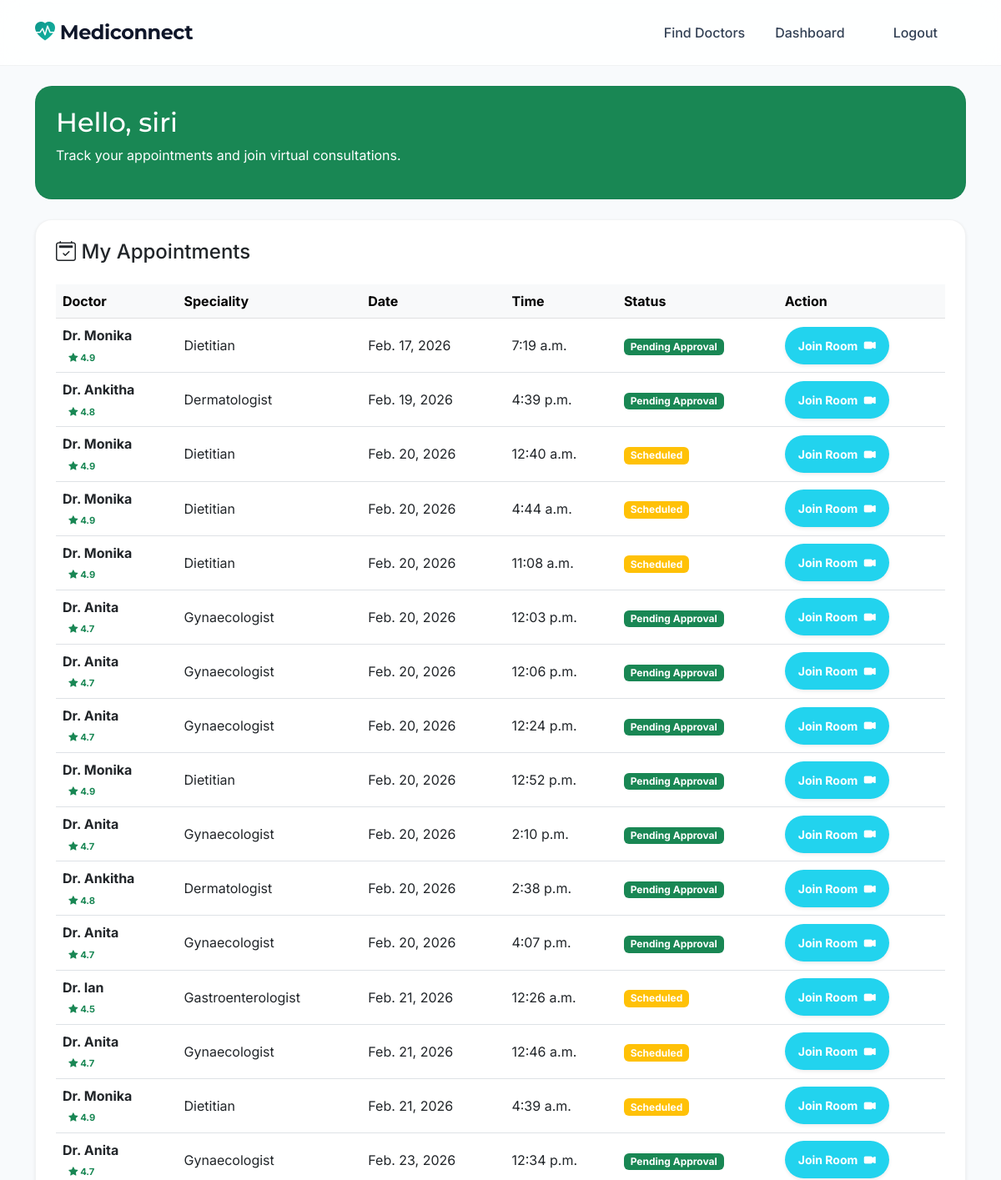
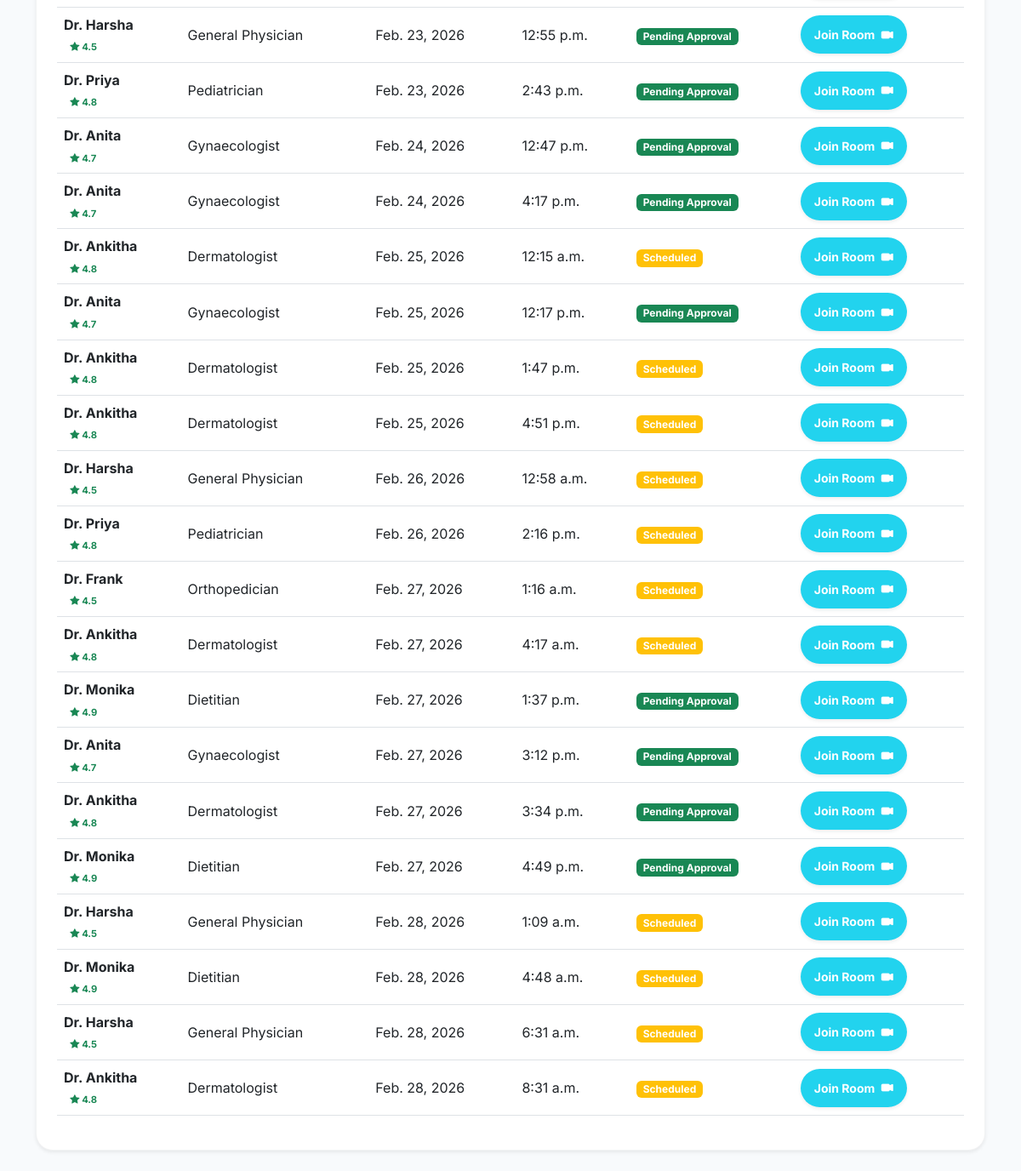
/patient/dashboard/ (signed in), run on the app's committed database (2 pictures, top to bottom).
### accounts/models.py (models this page shows, shortened)
class CustomUser(AbstractUser):
    is_doctor = models.BooleanField(default=False)
    is_patient = models.BooleanField(default=False)

### appointments/models.py (models this page shows, shortened)
class Appointment(models.Model):
    STATUS_CHOICES = [
        ('pending', 'Pending Approval'),
        ('scheduled', 'Scheduled'),
        ('in_progress', 'In Progress'),
        ('completed', 'Completed'),
        ('cancelled', 'Cancelled'),
    ]
    patient = models.ForeignKey(settings.AUTH_USER_MODEL, on_delete=models.CASCADE, related_name='patient_appointments')
    doctor = models.ForeignKey(DoctorProfile, on_delete=models.CASCADE, related_name='doctor_appointments')
    speciality = models.ForeignKey(Speciality, on_delete=models.CASCADE)
    patient_name = models.CharField(max_length=200, blank=True, null=True)
    patient_age = models.PositiveIntegerField(blank=True, null=True)
    patient_gender = models.CharField(max_length=10, choices=[('Male', 'Male'), ('Female', 'Female'), ('Other', 'Other')], blank=True, null=True)
    patient_phone = models.CharField(max_length=20, blank=True, null=True)
    symptoms = models.TextField(blank=True, null=True)
    date = models.DateField()
    time_slot = models.TimeField()
    status = models.CharField(max_length=20, choices=STATUS_CHOICES, default='pending')
    google_meet_link = models.URLField(blank=True, null=True)
    created_at = models.DateTimeField(auto_now_add=True)
    class Meta:
        unique_together = ('doctor', 'date', 'time_slot')

class DoctorProfile(models.Model):
    user = models.OneToOneField(settings.AUTH_USER_MODEL, on_delete=models.CASCADE, related_name='doctor_profile')
    speciality = models.ForeignKey(Speciality, on_delete=models.SET_NULL, null=True)
    bio = models.TextField()
    experience = models.PositiveIntegerField(default=0)
    consultation_fee = models.DecimalField(max_digits=10, decimal_places=2, default=499.00)
    hospital_name = models.CharField(max_length=200, blank=True, null=True)
    rating = models.DecimalField(max_digits=3, decimal_places=1, default=4.5)
    patient_stories_count = models.PositiveIntegerField(default=0)
    image_url = models.URLField(blank=True, null=True)
    profile_picture = models.ImageField(upload_to='doctors/', default='default_doctor.png')

class Speciality(models.Model):
    name = models.CharField(max_length=100)
    icon = models.CharField(max_length=50, default='bi-heart-pulse') # Bootstrap icon class
    image_url = models.URLField(blank=True, null=True)

### appointments/views.py (the view)
# urls.py: path('patient/dashboard/', views.patient_dashboard, name='patient_dashboard'),
@login_required
def patient_dashboard(request):
    if not request.user.is_patient:
        return redirect('home')
    appointments = Appointment.objects.filter(patient=request.user).order_by('date', 'time_slot')
    return render(request, 'appointments/patient_dashboard.html', {'appointments': appointments})

### templates/appointments/patient_dashboard.html (shortened to what this page needs)
{% extends 'base.html' %}
{% block content %}
<div class="container">
    <div class="row">
        <div class="col-md-12">
            <div class="card p-4 mb-4 bg-success text-white">
                <h2>Hello, {{ user.first_name }}</h2>
                <p>Track your appointments and join virtual consultations.</p>
            </div>
        </div>
    </div>
    <div class="row">
        <div class="col-md-12">
            <div class="card p-4 shadow-sm">
                <h4 class="mb-4"><i class="bi bi-calendar2-check"></i> My Appointments</h4>
                <div class="table-responsive">
                    <table class="table table-hover align-middle">
                        <thead class="table-light">
                            <tr>
                                <th>Doctor</th>
                                <th>Speciality</th>
                                <th>Date</th>
                                <th>Time</th>
                                <th>Status</th>
                                <th>Action</th>
                            </tr>
                        </thead>
                        <tbody>
                            {% for appt in appointments %}
                            <tr>
                                <td>
                                    <div class="d-flex align-items-center">
                                        <div>
                                            <span class="fw-bold d-block">Dr. {{ appt.doctor.user.first_name }}</span>
                                            <span class="badge bg-success-soft text-success small"
                                                style="font-size: 0.7rem;">
                                                <i class="bi bi-star-fill"></i> {{ appt.doctor.rating }}
                                            </span>
                                        </div>
                                    </div>
                                </td>
                                <td>{{ appt.doctor.speciality.name }}</td>
                                <td>{{ appt.date }}</td>
                                <td>{{ appt.time_slot }}</td>
                                <td>
                                    <span
                                        class="badge {% if appt.status == 'scheduled' %}bg-warning{% elif appt.status == 'in_progress' %}bg-info{% else %}bg-success{% endif %}">
                                        {{ appt.get_status_display }}
                                    </span>
                                </td>
                                <td>
                                    <a href="{% url 'consultation_room' appt.id %}"
                                        class="btn btn-sm btn-primary rounded-pill px-3 fw-bold shadow-sm"
                                        style="background: #22d3ee; border: none;">
                                        Join Room <i class="bi bi-camera-video-fill ms-1"></i>
                                    </a>
                                </td>
                            </tr>
                            {% empty %}
                            <tr>
                                <td colspan="6" class="text-center py-4">You have no appointments. <a
                                        href="{% url 'home' %}">Book one now!</a></td>
                            </tr>
                            {% endfor %}
                        </tbody>
                    </table>
                </div>
            </div>
        </div>
    </div>
</div>
{% endblock %}

### templates/base.html (shortened to what this page needs)
<!DOCTYPE html>
<html lang="en">
<head>
    <link href="https://cdn.jsdelivr.net/npm/bootstrap@5.3.0/dist/css/bootstrap.min.css" rel="stylesheet">
    <link rel="stylesheet" href="https://cdn.jsdelivr.net/npm/bootstrap-icons@1.11.1/font/bootstrap-icons.css">
</head>
<body>
    <nav class="navbar navbar-expand-lg sticky-top">
        <div class="container">
            <a class="navbar-brand fw-bold text-primary" href="{% url 'home' %}">
                <i class="bi bi-heart-pulse-fill"></i> Mediconnect
            </a>
            <div class="collapse navbar-collapse" id="navbarNav">
                <ul class="navbar-nav ms-auto">
                    <li class="nav-item"><a class="nav-link" href="{% url 'home' %}">Find Doctors</a></li>
                    {% if user.is_authenticated %}
                    <li class="nav-item"><a class="nav-link" href="{% url 'dashboard' %}">Dashboard</a></li>
                    <li class="nav-item"><a class="nav-link btn btn-outline-primary ms-lg-3 px-4 rounded-pill py-2"
                            href="{% url 'logout' %}">Logout</a></li>
                    {% endif %}
                </ul>
            </div>
        </div>
    </nav>
    <main class="py-4">
        {% block content %}{% endblock %}
    </main>
</body>
</html>

### templates/base.html (style rules this page uses)
:root { --navy-deep: #0f172a; --navy-light: #1e293b; --slate-gray: #334155; --teal-accent: #0d9488; --teal-soft: #f0fdfa; --primary-gradient: linear-gradient(135deg, #0f172a 0%, #1e293b 100%); --accent-gradient: linear-gradient(135deg, #0d9488 0%, #14b8a6 100%); --soft-bg: #f8fafc; }
body { font-family: 'Inter', sans-serif; background-color: var(--soft-bg); color: var(--navy-deep); overflow-x: hidden; }
h1, h2, h3, .navbar-brand { font-family: 'Montserrat', sans-serif; }
.navbar { backdrop-filter: blur(15px); background: rgba(255, 255, 255, 0.85); border-bottom: 1px solid rgba(15, 23, 42, 0.05); padding: 1rem 0; transition: all 0.3s ease; }
.navbar-brand { font-weight: 700; font-size: 1.5rem; letter-spacing: -0.5px; color: var(--navy-deep) !important; }
.navbar-brand i { background: var(--accent-gradient); -webkit-background-clip: text; background-clip: text; -webkit-text-fill-color: transparent; }
.nav-link { font-weight: 500; color: var(--slate-gray); margin: 0 10px; transition: color 0.2s ease; }
.btn-primary { background: var(--accent-gradient); border: none; border-radius: 12px; padding: 12px 28px; font-weight: 600; box-shadow: 0 4px 12px rgba(13, 148, 136, 0.2); transition: all 0.3s cubic-bezier(0.4, 0, 0.2, 1); }
.card { background: white; border: 1px solid rgba(15, 23, 42, 0.05); border-radius: 20px; transition: all 0.4s cubic-bezier(0.4, 0, 0.2, 1); }

### data on the page
CustomUser: first_name "siri"
Appointment: doctor.user.first_name "Monika", doctor.rating "4.9", doctor.speciality.name "Dietitian", date "Feb. 17, 2026", time_slot "7:19 a.m.", status "Pending Approval"
Appointment: doctor.user.first_name "Ankitha", doctor.rating "4.8", doctor.speciality.name "Dermatologist", date "Feb. 19, 2026", time_slot "4:39 p.m.", status "Pending Approval"
Appointment: doctor.user.first_name "Monika", doctor.rating "4.9", doctor.speciality.name "Dietitian", date "Feb. 20, 2026", time_slot "12:40 a.m.", status "Scheduled"
Appointment: doctor.user.first_name "Monika", doctor.rating "4.9", doctor.speciality.name "Dietitian", date "Feb. 20, 2026", time_slot "4:44 a.m.", status "Scheduled"
Appointment: doctor.user.first_name "Monika", doctor.rating "4.9", doctor.speciality.name "Dietitian", date "Feb. 20, 2026", time_slot "11:08 a.m.", status "Scheduled"
Appointment: doctor.user.first_name "Anita", doctor.rating "4.7", doctor.speciality.name "Gynaecologist", date "Feb. 20, 2026", time_slot "12:03 p.m.", status "Pending Approval"
Appointment: doctor.user.first_name "Anita", doctor.rating "4.7", doctor.speciality.name "Gynaecologist", date "Feb. 20, 2026", time_slot "12:06 p.m.", status "Pending Approval"
Appointment: doctor.user.first_name "Anita", doctor.rating "4.7", doctor.speciality.name "Gynaecologist", date "Feb. 20, 2026", time_slot "12:24 p.m.", status "Pending Approval"
Appointment: doctor.user.first_name "Monika", doctor.rating "4.9", doctor.speciality.name "Dietitian", date "Feb. 20, 2026", time_slot "12:52 p.m.", status "Pending Approval"
Appointment: doctor.user.first_name "Anita", doctor.rating "4.7", doctor.speciality.name "Gynaecologist", date "Feb. 20, 2026", time_slot "2:10 p.m.", status "Pending Approval"
Appointment: doctor.user.first_name "Ankitha", doctor.rating "4.8", doctor.speciality.name "Dermatologist", date "Feb. 20, 2026", time_slot "2:38 p.m.", status "Pending Approval"
Appointment: doctor.user.first_name "Anita", doctor.rating "4.7", doctor.speciality.name "Gynaecologist", date "Feb. 20, 2026", time_slot "4:07 p.m.", status "Pending Approval"
Appointment: doctor.user.first_name "Ian", doctor.rating "4.5", doctor.speciality.name "Gastroenterologist", date "Feb. 21, 2026", time_slot "12:26 a.m.", status "Scheduled"
Appointment: doctor.user.first_name "Anita", doctor.rating "4.7", doctor.speciality.name "Gynaecologist", date "Feb. 21, 2026", time_slot "12:46 a.m.", status "Scheduled"
Appointment: doctor.user.first_name "Monika", doctor.rating "4.9", doctor.speciality.name "Dietitian", date "Feb. 21, 2026", time_slot "4:39 a.m.", status "Scheduled"
Appointment: doctor.user.first_name "Anita", doctor.rating "4.7", doctor.speciality.name "Gynaecologist", date "Feb. 23, 2026", time_slot "12:34 p.m.", status "Pending Approval"
Appointment: doctor.user.first_name "Harsha", doctor.rating "4.5", doctor.speciality.name "General Physician", date "Feb. 23, 2026", time_slot "12:55 p.m.", status "Pending Approval"
Appointment: doctor.user.first_name "Priya", doctor.rating "4.8", doctor.speciality.name "Pediatrician", date "Feb. 23, 2026", time_slot "2:43 p.m.", status "Pending Approval"
Appointment: doctor.user.first_name "Anita", doctor.rating "4.7", doctor.speciality.name "Gynaecologist", date "Feb. 24, 2026", time_slot "12:47 p.m.", status "Pending Approval"
Appointment: doctor.user.first_name "Anita", doctor.rating "4.7", doctor.speciality.name "Gynaecologist", date "Feb. 24, 2026", time_slot "4:17 p.m.", status "Pending Approval"
Appointment: doctor.user.first_name "Ankitha", doctor.rating "4.8", doctor.speciality.name "Dermatologist", date "Feb. 25, 2026", time_slot "12:15 a.m.", status "Scheduled"
Appointment: doctor.user.first_name "Anita", doctor.rating "4.7", doctor.speciality.name "Gynaecologist", date "Feb. 25, 2026", time_slot "12:17 p.m.", status "Pending Approval"
Appointment: doctor.user.first_name "Ankitha", doctor.rating "4.8", doctor.speciality.name "Dermatologist", date "Feb. 25, 2026", time_slot "1:47 p.m.", status "Scheduled"
Appointment: doctor.user.first_name "Ankitha", doctor.rating "4.8", doctor.speciality.name "Dermatologist", date "Feb. 25, 2026", time_slot "4:51 p.m.", status "Scheduled"
Appointment: doctor.user.first_name "Harsha", doctor.rating "4.5", doctor.speciality.name "General Physician", date "Feb. 26, 2026", time_slot "12:58 a.m.", status "Scheduled"
Appointment: doctor.user.first_name "Priya", doctor.rating "4.8", doctor.speciality.name "Pediatrician", date "Feb. 26, 2026", time_slot "2:16 p.m.", status "Scheduled"
Appointment: doctor.user.first_name "Frank", doctor.rating "4.5", doctor.speciality.name "Orthopedician", date "Feb. 27, 2026", time_slot "1:16 a.m.", status "Scheduled"
Appointment: doctor.user.first_name "Ankitha", doctor.rating "4.8", doctor.speciality.name "Dermatologist", date "Feb. 27, 2026", time_slot "4:17 a.m.", status "Scheduled"
Appointment: doctor.user.first_name "Monika", doctor.rating "4.9", doctor.speciality.name "Dietitian", date "Feb. 27, 2026", time_slot "1:37 p.m.", status "Pending Approval"
Appointment: doctor.user.first_name "Anita", doctor.rating "4.7", doctor.speciality.name "Gynaecologist", date "Feb. 27, 2026", time_slot "3:12 p.m.", status "Pending Approval"
Appointment: doctor.user.first_name "Ankitha", doctor.rating "4.8", doctor.speciality.name "Dermatologist", date "Feb. 27, 2026", time_slot "3:34 p.m.", status "Pending Approval"
Appointment: doctor.user.first_name "Monika", doctor.rating "4.9", doctor.speciality.name "Dietitian", date "Feb. 27, 2026", time_slot "4:49 p.m.", status "Pending Approval"
Appointment: doctor.user.first_name "Harsha", doctor.rating "4.5", doctor.speciality.name "General Physician", date "Feb. 28, 2026", time_slot "1:09 a.m.", status "Scheduled"
Appointment: doctor.user.first_name "Monika", doctor.rating "4.9", doctor.speciality.name "Dietitian", date "Feb. 28, 2026", time_slot "4:48 a.m.", status "Scheduled"
Appointment: doctor.user.first_name "Harsha", doctor.rating "4.5", doctor.speciality.name "General Physician", date "Feb. 28, 2026", time_slot "6:31 a.m.", status "Scheduled"
Appointment: doctor.user.first_name "Ankitha", doctor.rating "4.8", doctor.speciality.name "Dermatologist", date "Feb. 28, 2026", time_slot "8:31 a.m.", status "Scheduled"
